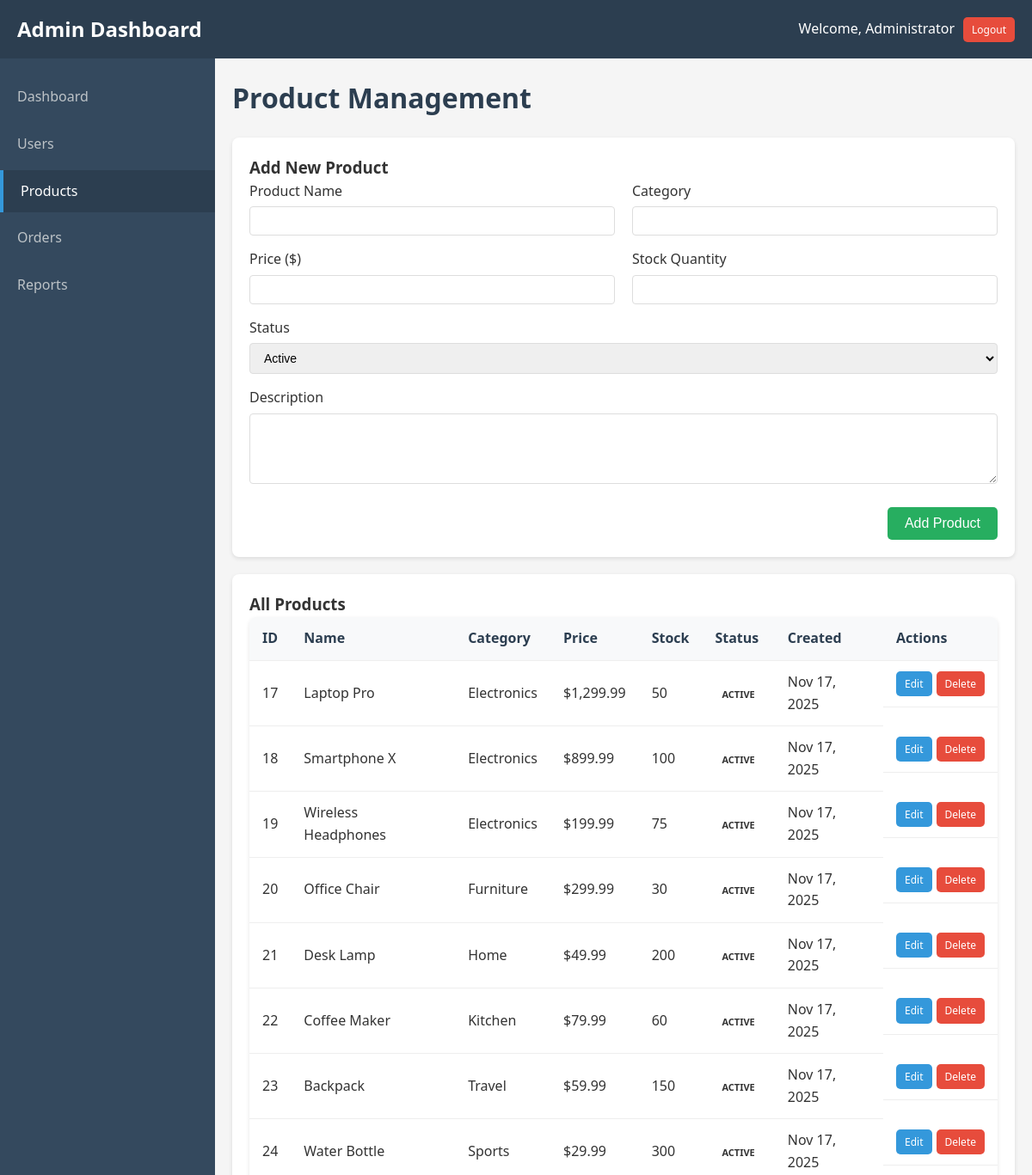
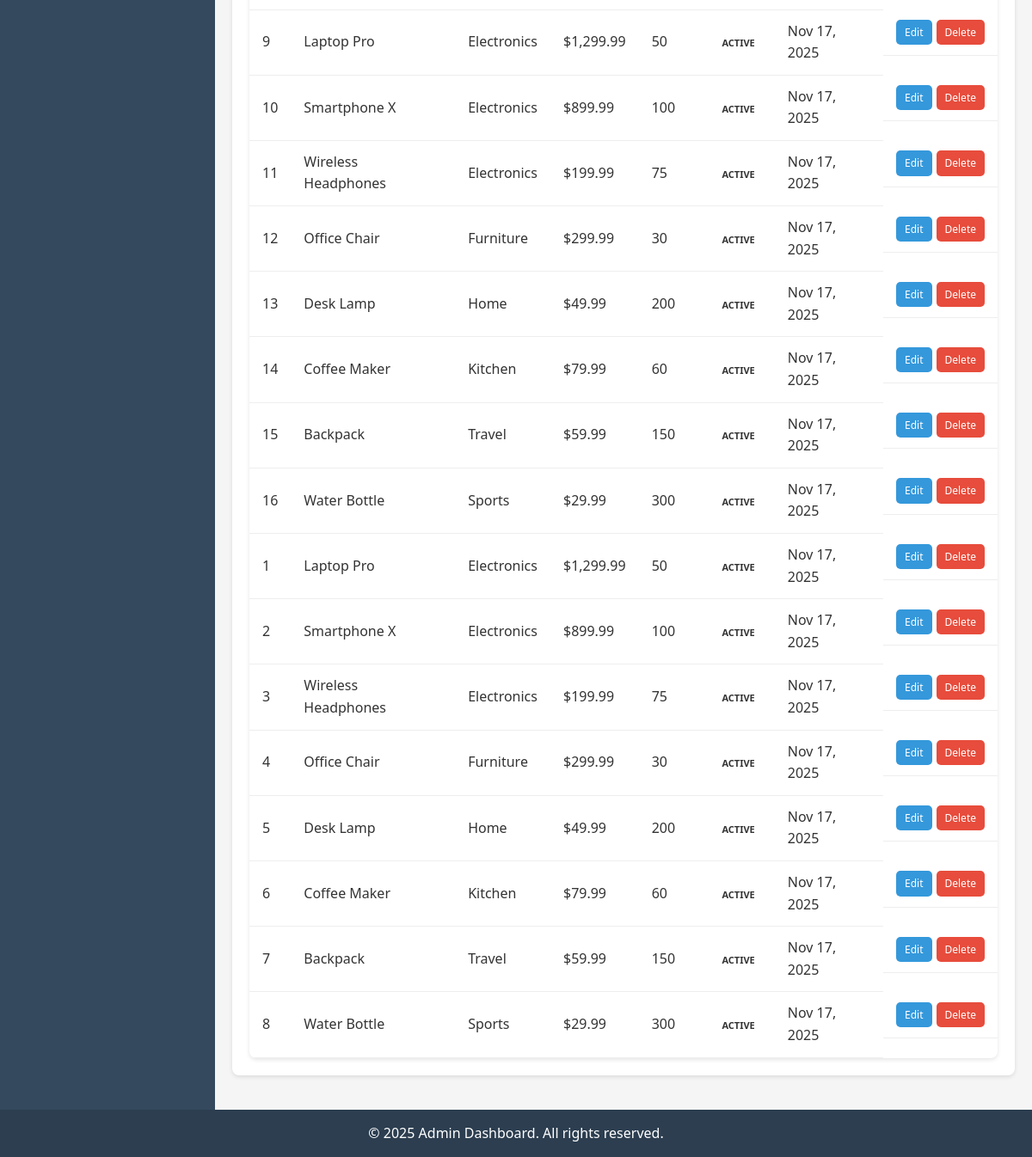
The page /products.php (signed in) on the database its author committed (2 pictures, top to bottom).
### tables this page shows
CREATE TABLE `products` (
  `id` int(11) NOT NULL,
  `name` varchar(255) NOT NULL,
  `description` text DEFAULT NULL,
  `price` decimal(10,2) NOT NULL,
  `category` varchar(100) DEFAULT NULL,
  `stock_quantity` int(11) DEFAULT 0,
  `image_url` varchar(255) DEFAULT NULL,
  `status` enum('active','inactive') DEFAULT 'active',
  `created_at` timestamp NOT NULL DEFAULT current_timestamp(),
  `updated_at` timestamp NOT NULL DEFAULT current_timestamp() ON UPDATE current_timestamp()
);

### products.php (the view, shortened to what this page needs)
<?php
$database = new Database();
$db = $database->getConnection();
$products = $db->query("SELECT * FROM products ORDER BY created_at DESC")->fetchAll(PDO::FETCH_ASSOC);
$edit_product = null;
?>
<!DOCTYPE html>
<html lang="en">
<head>
    <link rel="stylesheet" href="css/style.css">
</head>
<body>
    <?php include('includes/header.php'); ?>
    <div class="container">
        <?php include('includes/sidebar.php'); ?>
        <main class="main-content">
            <h1>Product Management</h1>
            <div class="form-container">
                <h3><?php echo $edit_product ? 'Edit Product' : 'Add New Product'; ?></h3>
                <form method="POST">
                    <div class="form-row">
                        <div class="form-field">
                            <label for="name">Product Name</label>
                            <input type="text" id="name" name="name" value="<?php echo $edit_product ? $edit_product['name'] : ''; ?>" required>
                        </div>
                        <div class="form-field">
                            <label for="category">Category</label>
                            <input type="text" id="category" name="category" value="<?php echo $edit_product ? $edit_product['category'] : ''; ?>" required>
                        </div>
                    </div>
                    <div class="form-row">
                        <div class="form-field">
                            <label for="price">Price ($)</label>
                            <input type="number" id="price" name="price" step="0.01" min="0" value="<?php echo $edit_product ? $edit_product['price'] : ''; ?>" required>
                        </div>
                        <div class="form-field">
                            <label for="stock_quantity">Stock Quantity</label>
                            <input type="number" id="stock_quantity" name="stock_quantity" min="0" value="<?php echo $edit_product ? $edit_product['stock_quantity'] : ''; ?>" required>
                        </div>
                    </div>
                    <div class="form-row">
                        <div class="form-field">
                            <label for="status">Status</label>
                            <select id="status" name="status" required>
                                <option value="active" <?php echo ($edit_product && $edit_product['status'] == 'active') ? 'selected' : ''; ?>>Active</option>
                            </select>
                        </div>
                    </div>
                    <div class="form-row">
                        <div class="form-field" style="flex: 1 1 100%;">
                            <label for="description">Description</label>
                            <textarea id="description" name="description" rows="4" required><?php echo $edit_product ? $edit_product['description'] : ''; ?></textarea>
                        </div>
                    </div>
                    <div class="form-actions">
                        <?php if($edit_product): ?>
                            <button type="submit" name="update_product" class="btn btn-success">Update Product</button>
                            <a href="products.php" class="btn btn-primary">Cancel</a>
                        <?php else: ?>
                            <button type="submit" name="add_product" class="btn btn-success">Add Product</button>
                        <?php endif; ?>
                    </div>
                </form>
            </div>
            <div class="data-table-container">
                <h3>All Products</h3>
                <table class="data-table">
                    <thead>
                        <tr>
                            <th>ID</th>
                            <th>Name</th>
                            <th>Category</th>
                            <th>Price</th>
                            <th>Stock</th>
                            <th>Status</th>
                            <th>Created</th>
                            <th>Actions</th>
                        </tr>
                    </thead>
                    <tbody>
                        <?php foreach($products as $product): ?>
                        <tr>
                            <td><?php echo $product['id']; ?></td>
                            <td><?php echo $product['name']; ?></td>
                            <td><?php echo $product['category']; ?></td>
                            <td>$<?php echo number_format($product['price'], 2); ?></td>
                            <td><?php echo $product['stock_quantity']; ?></td>
                            <td><span class="status status-<?php echo $product['status']; ?>"><?php echo ucfirst($product['status']); ?></span></td>
                            <td><?php echo date('M j, Y', strtotime($product['created_at'])); ?></td>
                            <td class="action-buttons">
                                <a href="products.php?action=edit&id=<?php echo $product['id']; ?>" class="btn btn-primary btn-sm">Edit</a>
                                <a href="products.php?action=delete&id=<?php echo $product['id']; ?>" class="btn btn-danger btn-sm" onclick="return confirm('Are you sure?')">Delete</a>
                            </td>
                        </tr>
                        <?php endforeach; ?>
                    </tbody>
                </table>
            </div>
        </main>
    </div>
    <?php include('includes/footer.php'); ?>
</body>
</html>

### css/style.css (style rules this page uses)
* { margin: 0; padding: 0; box-sizing: border-box; }
body { font-family: 'Segoe UI', Tahoma, Geneva, Verdana, sans-serif; background-color: #f5f5f5; color: #333; line-height: 1.6; }
.btn { display: inline-block; padding: 10px 20px; background: #3498db; color: white; border: none; border-radius: 5px; cursor: pointer; font-size: 16px; text-decoration: none; text-align: center; }
.btn-primary { background: #3498db; width: 100%; }
.container { display: flex; min-height: 100vh; }
.main-content { flex: 1; padding: 20px; background: #f5f5f5; }
.main-content h1 { margin-bottom: 20px; color: #2c3e50; }
.data-table { width: 100%; background: white; border-collapse: collapse; box-shadow: 0 2px 5px rgba(0, 0, 0, 0.1); border-radius: 8px; overflow: hidden; }
.data-table th, .data-table td { padding: 12px 15px; text-align: left; border-bottom: 1px solid #eee; }
.data-table th { background: #f8f9fa; font-weight: 600; color: #2c3e50; }
.status { padding: 5px 10px; border-radius: 20px; font-size: 12px; font-weight: 600; text-transform: uppercase; }
.form-container { background: white; padding: 20px; border-radius: 8px; box-shadow: 0 2px 5px rgba(0, 0, 0, 0.1); margin-bottom: 20px; }
.form-row { display: flex; flex-wrap: wrap; gap: 20px; margin-bottom: 15px; }
.form-field { flex: 1; min-width: 200px; }
.form-field label { display: block; margin-bottom: 5px; font-weight: 500; }
.form-field input, .form-field select, .form-field textarea { width: 100%; padding: 8px 12px; border: 1px solid #ddd; border-radius: 4px; font-size: 14px; }
.form-actions { margin-top: 20px; text-align: right; }
.btn-success { background: #27ae60; }
.btn-danger { background: #e74c3c; }
.action-buttons { display: flex; gap: 5px; }
.btn-sm { padding: 5px 10px; font-size: 14px; }
.data-table-container { background: white; padding: 20px; border-radius: 8px; box-shadow: 0 2px 5px rgba(0, 0, 0, 0.1); margin-bottom: 20px; }
.btn-sm { padding: 5px 10px; font-size: 12px; }
.btn-primary { background: #3498db; }
.status { padding: 4px 8px; border-radius: 12px; font-size: 11px; font-weight: 600; }

### rows shown on the page
products: id "17", name "Laptop Pro", category "Electronics", price "1,299.99", stock_quantity "50", status "ACTIVE", created_at "Nov 17, 2025"
products: id "18", name "Smartphone X", category "Electronics", price "899.99", stock_quantity "100", status "ACTIVE", created_at "Nov 17, 2025"
products: id "19", name "Wireless Headphones", category "Electronics", price "199.99", stock_quantity "75", status "ACTIVE", created_at "Nov 17, 2025"
products: id "20", name "Office Chair", category "Furniture", price "299.99", stock_quantity "30", status "ACTIVE", created_at "Nov 17, 2025"
products: id "21", name "Desk Lamp", category "Home", price "49.99", stock_quantity "200", status "ACTIVE", created_at "Nov 17, 2025"
products: id "22", name "Coffee Maker", category "Kitchen", price "79.99", stock_quantity "60", status "ACTIVE", created_at "Nov 17, 2025"
products: id "23", name "Backpack", category "Travel", price "59.99", stock_quantity "150", status "ACTIVE", created_at "Nov 17, 2025"
products: id "24", name "Water Bottle", category "Sports", price "29.99", stock_quantity "300", status "ACTIVE", created_at "Nov 17, 2025"
products: id "9", name "Laptop Pro", category "Electronics", price "1,299.99", stock_quantity "50", status "ACTIVE", created_at "Nov 17, 2025"
products: id "10", name "Smartphone X", category "Electronics", price "899.99", stock_quantity "100", status "ACTIVE", created_at "Nov 17, 2025"
products: id "11", name "Wireless Headphones", category "Electronics", price "199.99", stock_quantity "75", status "ACTIVE", created_at "Nov 17, 2025"
products: id "12", name "Office Chair", category "Furniture", price "299.99", stock_quantity "30", status "ACTIVE", created_at "Nov 17, 2025"
products: id "13", name "Desk Lamp", category "Home", price "49.99", stock_quantity "200", status "ACTIVE", created_at "Nov 17, 2025"
products: id "14", name "Coffee Maker", category "Kitchen", price "79.99", stock_quantity "60", status "ACTIVE", created_at "Nov 17, 2025"
products: id "15", name "Backpack", category "Travel", price "59.99", stock_quantity "150", status "ACTIVE", created_at "Nov 17, 2025"
products: id "16", name "Water Bottle", category "Sports", price "29.99", stock_quantity "300", status "ACTIVE", created_at "Nov 17, 2025"
products: id "1", name "Laptop Pro", category "Electronics", price "1,299.99", stock_quantity "50", status "ACTIVE", created_at "Nov 17, 2025"
products: id "2", name "Smartphone X", category "Electronics", price "899.99", stock_quantity "100", status "ACTIVE", created_at "Nov 17, 2025"
products: id "3", name "Wireless Headphones", category "Electronics", price "199.99", stock_quantity "75", status "ACTIVE", created_at "Nov 17, 2025"
products: id "4", name "Office Chair", category "Furniture", price "299.99", stock_quantity "30", status "ACTIVE", created_at "Nov 17, 2025"
products: id "5", name "Desk Lamp", category "Home", price "49.99", stock_quantity "200", status "ACTIVE", created_at "Nov 17, 2025"
products: id "6", name "Coffee Maker", category "Kitchen", price "79.99", stock_quantity "60", status "ACTIVE", created_at "Nov 17, 2025"
products: id "7", name "Backpack", category "Travel", price "59.99", stock_quantity "150", status "ACTIVE", created_at "Nov 17, 2025"
products: id "8", name "Water Bottle", category "Sports", price "29.99", stock_quantity "300", status "ACTIVE", created_at "Nov 17, 2025"

### other values the page prints
$_SESSION['full_name'] "Administrator"
